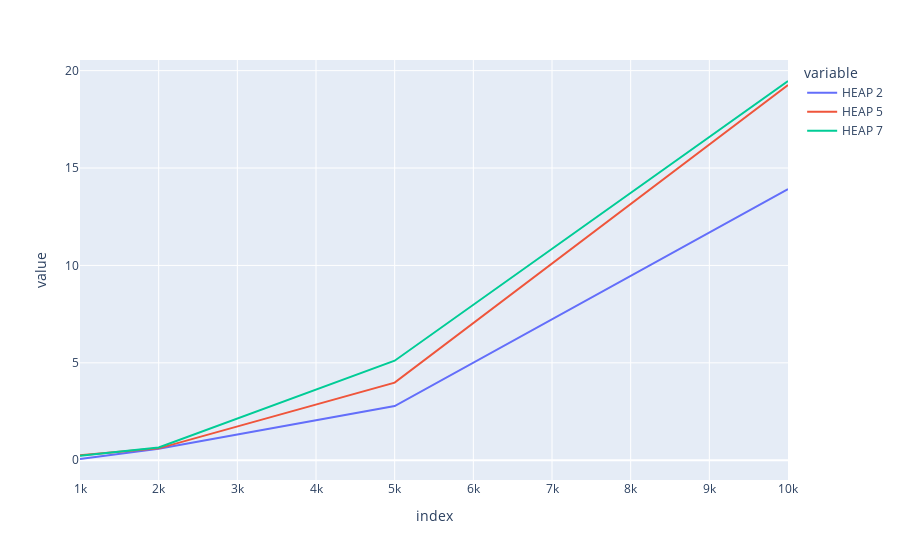

Notebook source saved alongside this figure:
### Markdown cell above
### Usuwanie szczytu kopca

### Code cell
get_plot(compare_diffrent_array_length(array_of_lengths=[1000, 2000, 5000 ,10000],method=deleting_comparison))

### Figure 1 — Plotly figure (JSON) as saved in the notebook; plotly's stock layout.template omitted (floating-point values rounded to 4 significant figures)
{"data": [{"hovertemplate": "variable=HEAP 2<br>index=%{x}<br>value=%{y}<extra></extra>", "legendgroup": "HEAP 2", "line": {"color": "#636efa", "dash": "solid"}, "marker": {"symbol": "circle"}, "mode": "lines", "name": "HEAP 2", "orientation": "v", "showlegend": true, "type": "scatter", "x": [1000, 2000, 5000, 10000], "xaxis": "x", "y": [0.0625, 0.5938, 2.781, 13.92], "yaxis": "y"}, {"hovertemplate": "variable=HEAP 5<br>index=%{x}<br>value=%{y}<extra></extra>", "legendgroup": "HEAP 5", "line": {"color": "#EF553B", "dash": "solid"}, "marker": {"symbol": "circle"}, "mode": "lines", "name": "HEAP 5", "orientation": "v", "showlegend": true, "type": "scatter", "x": [1000, 2000, 5000, 10000], "xaxis": "x", "y": [0.25, 0.6094, 3.984, 19.27], "yaxis": "y"}, {"hovertemplate": "variable=HEAP 7<br>index=%{x}<br>value=%{y}<extra></extra>", "legendgroup": "HEAP 7", "line": {"color": "#00cc96", "dash": "solid"}, "marker": {"symbol": "circle"}, "mode": "lines", "name": "HEAP 7", "orientation": "v", "showlegend": true, "type": "scatter", "x": [1000, 2000, 5000, 10000], "xaxis": "x", "y": [0.2344, 0.6562, 5.109, 19.47], "yaxis": "y"}], "layout": {"legend": {"title": {"text": "variable"}, "tracegroupgap": 0}, "margin": {"t": 60}, "xaxis": {"anchor": "y", "domain": [0, 1], "title": {"text": "index"}}, "yaxis": {"anchor": "x", "domain": [0, 1], "title": {"text": "value"}}}}
